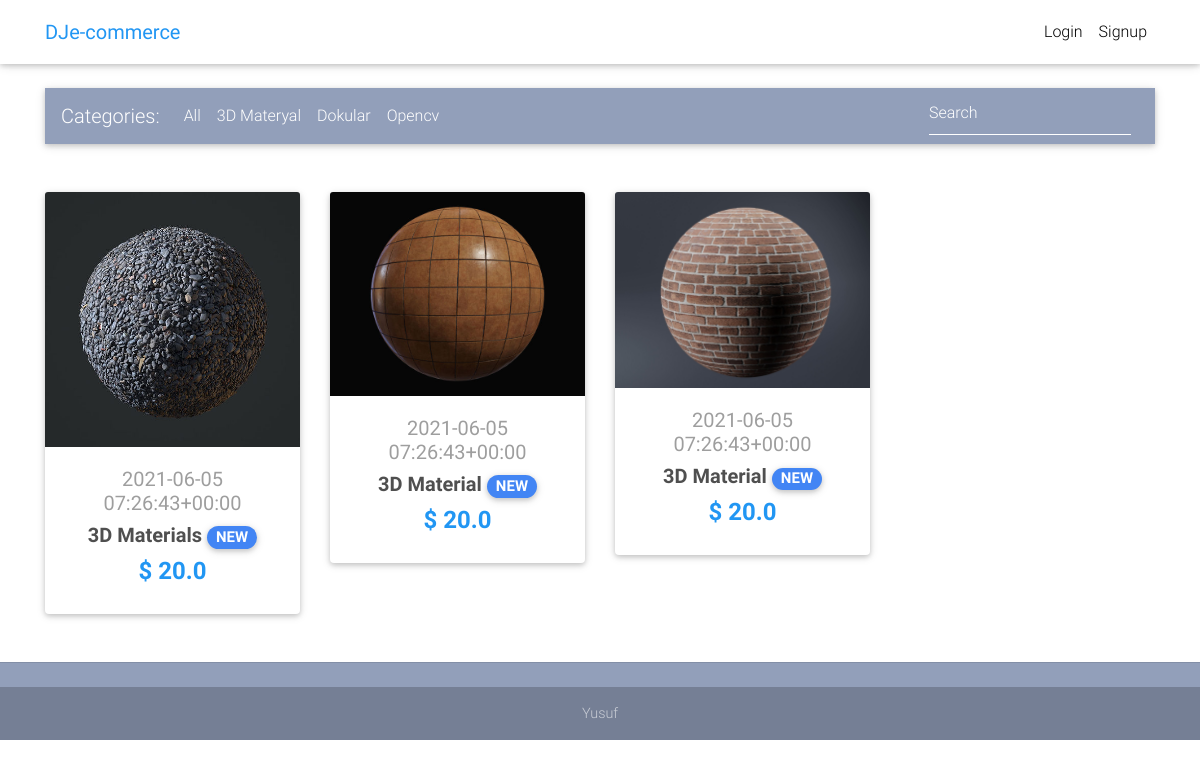
The app's page /3D-Material/ with its own data.
### core/models.py (models this page shows, shortened)
class Item(models.Model):
    title = models.CharField(max_length=100)
    price = models.FloatField()
    discount_price = models.FloatField(blank=True, null=True)
    category = models.CharField(choices=CATEGORY_CHOICES, max_length=2)
    label = models.CharField(choices=LABEL_CHOICES, max_length=1)
    slug = models.SlugField()
    description = models.TextField()
    image = models.ImageField()
    def get_absolute_url(self):
        return reverse("core:product", kwargs={
            'slug': self.slug
        })

### core/views.py (the view)
# urls.py: path('3D-Material/', views.materialView, name='materials'),
def materialView(request):
    context = {
        'items': Item.objects.filter(title__icontains='3D')
    }
    return render(request, 'materials.html', context)

### templates/materials.html (shortened to what this page needs)
{% extends "base.html" %}
{% block content %}
  <main>
    <div class="container">
      <nav class="navbar navbar-expand-lg navbar-dark mdb-color lighten-3 mt-3 mb-5">
        <span class="navbar-brand">Categories:</span>
        <div class="collapse navbar-collapse" id="basicExampleNav">
          <ul class="navbar-nav mr-auto">
            <li class="nav-item">
              <a class="nav-link" href="/">All
              </a>
            </li>
            <li class="nav-item">
              <a class="nav-link active" href="{% url 'core:materials' %}">3D Materyal</a>
            </li>
            <li class="nav-item">
              <a class="nav-link" href="{% url 'core:patterns'%}">Dokular</a>
            </li>
            <li class="nav-item">
              <a class="nav-link" href="{% url 'core:opencvd'%}">Opencv</a>
            </li>
          </ul>
          <form class="form-inline">
            <div class="md-form my-0">
              <input class="form-control mr-sm-2" type="text" placeholder="Search" aria-label="Search">
            </div>
          </form>
        </div>
      </nav>
      <section class="text-center mb-4">
        <div class="row wow fadeIn">
          {% for item in items %}
          <div class="col-lg-3 col-md-6 mb-4">
            <div class="card">
              <div class="view overlay">
                <img src="{{ item.image.url }}" class="card-img-top">
              </div>
              <div class="card-body text-center">
                <a href="" class="grey-text">
                  <h5>{{ item.get_category_display }}</h5>
                </a>
                <h5>
                  <strong>
                    <a href="{{ item.get_absolute_url }}" class="dark-grey-text">{{ item.title }}
                      <span class="badge badge-pill {{ item.get_label_display }}-color">NEW</span>
                    </a>
                  </strong>
                </h5>
                <h4 class="font-weight-bold blue-text">
                  <strong>$
                  {% if item.discount_price %}
                  {{ item.discount_price }}
                  {% else %}
                  {{ item.price }}
                  {% endif %}
                  </strong>
                </h4>
              </div>
            </div>
          </div>
          {% endfor %}
        </div>
      </section>
    </div>
  </main>
{% endblock content %}

### templates/base.html (style rules this page uses)
html, body, header, .carousel { height: 60vh; }

### records on screen
Item: image (picture), category "2021-06-05 07:26:43+00:00", title "3D Materials", discount_price "20.0"
Item: image (picture), category "2021-06-05 07:26:43+00:00", title "3D Material", price "20.0"
Item: image (picture), category "2021-06-05 07:26:43+00:00", title "3D Material", price "20.0"
